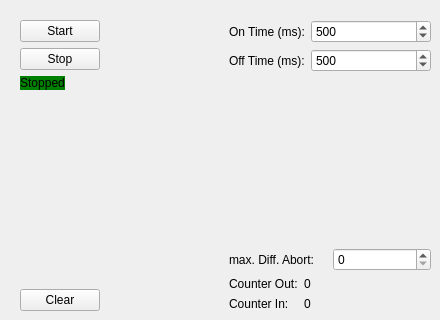
    <widget class="QWidget" name="tab_B2">
     <attribute name="title">
      <string>Taster 2</string>
     </attribute>
     <widget class="QWidget" name="horizontalLayoutWidget_2">
      <property name="geometry">
       <rect>
        <x>20</x>
        <y>20</y>
        <width>411</width>
        <height>291</height>
       </rect>
      </property>
      <layout class="QHBoxLayout" name="hL_Logic2">
       <property name="leftMargin">
        <number>0</number>
       </property>
       <item>
        <layout class="QFormLayout" name="fL_Logic2">
         <item row="0" column="0">
          <widget class="QPushButton" name="pB_Start2">
           <property name="text">
            <string>Start</string>
           </property>
          </widget>
         </item>
         <item row="1" column="0">
          <widget class="QPushButton" name="pB_Stop2">
           <property name="text">
            <string>Stop</string>
           </property>
          </widget>
         </item>
         <item row="3" column="0">
          <spacer name="vS_LogicButtons2">
           <property name="orientation">
            <enum>Qt::Orientation::Vertical</enum>
           </property>
           <property name="sizeHint" stdset="0">
            <size>
             <width>20</width>
             <height>40</height>
            </size>
           </property>
          </spacer>
         </item>
         <item row="4" column="0">
          <widget class="QPushButton" name="pB_Clear2">
           <property name="text">
            <string>Clear</string>
           </property>
          </widget>
         </item>
         <item row="2" column="0">
          <widget class="QLabel" name="l_RunState2">
           <property name="minimumSize">
            <size>
             <width>0</width>
             <height>0</height>
            </size>
           </property>
           <property name="styleSheet">
            <string notr="true">background-color: green; color: black</string>
           </property>
           <property name="text">
            <string>Stopped</string>
           </property>
           <property name="alignment">
            <set>Qt::AlignmentFlag::AlignCenter</set>
           </property>
          </widget>
         </item>
        </layout>
       </item>
       <item>
        <layout class="QVBoxLayout" name="vL_Parameter2">
         <item>
          <layout class="QFormLayout" name="fL_OnOffTime2">
           <property name="sizeConstraint">
            <enum>QLayout::SizeConstraint::SetFixedSize</enum>
           </property>
           <item row="0" column="0">
            <widget class="QLabel" name="l_OnTime2">
             <property name="text">
              <string>On Time (ms):</string>
             </property>
            </widget>
           </item>
           <item row="0" column="1">
            <widget class="QSpinBox" name="sB_OnTime2">
             <property name="maximum">
              <number>1000</number>
             </property>
             <property name="value">
              <number>500</number>
             </property>
            </widget>
           </item>
           <item row="1" column="1">
            <widget class="QSpinBox" name="sB_OffTime2">
             <property name="maximum">
              <number>1000</number>
             </property>
             <property name="value">
              <number>500</number>
             </property>
            </widget>
           </item>
           <item row="1" column="0">
            <widget class="QLabel" name="l_OffTime2">
             <property name="text">
              <string>Off Time (ms):</string>
             </property>
            </widget>
           </item>
          </layout>
         </item>
         <item>
          <spacer name="vS_Parameter2">
           <property name="orientation">
            <enum>Qt::Orientation::Vertical</enum>
           </property>
           <property name="sizeHint" stdset="0">
            <size>
             <width>20</width>
             <height>40</height>
            </size>
           </property>
          </spacer>
         </item>
         <item>
          <layout class="QHBoxLayout" name="horizontalLayout_2">
           <item>
            <widget class="QLabel" name="l_DiffAbort2">
             <property name="text">
              <string>max. Diff. Abort:</string>
             </property>
            </widget>
           </item>
           <item>
            <widget class="QSpinBox" name="sB_DiffAbort2"/>
           </item>
          </layout>
         </item>
         <item>
          <layout class="QFormLayout" name="fL_Cnt2">
           <property name="sizeConstraint">
            <enum>QLayout::SizeConstraint::SetFixedSize</enum>
           </property>
           <item row="0" column="0">
            <widget class="QLabel" name="l_CntOut2">
             <property name="text">
              <string>Counter Out:</string>
             </property>
            </widget>
           </item>
           <item row="1" column="0">
            <widget class="QLabel" name="l_CntIn2">
             <property name="text">
              <string>Counter In:</string>
             </property>
            </widget>
           </item>
           <item row="0" column="1">
            <widget class="QLabel" name="l_CntOutVal2">
             <property name="text">
              <string>0</string>
             </property>
            </widget>
           </item>
           <item row="1" column="1">
            <widget class="QLabel" name="l_CntInVal2">
             <property name="text">
              <string>0</string>
             </property>
            </widget>
           </item>
          </layout>
         </item>
        </layout>
       </item>
      </layout>
     </widget>
    </widget>
